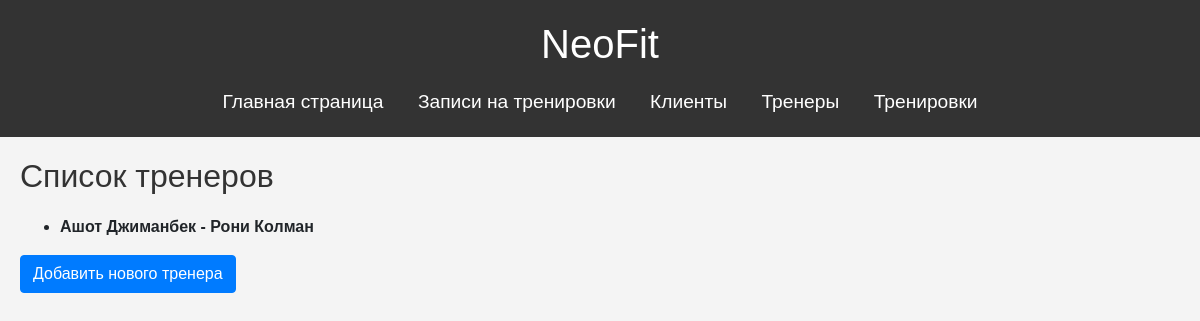
Before: /appointments/trainers/ with the older database file.
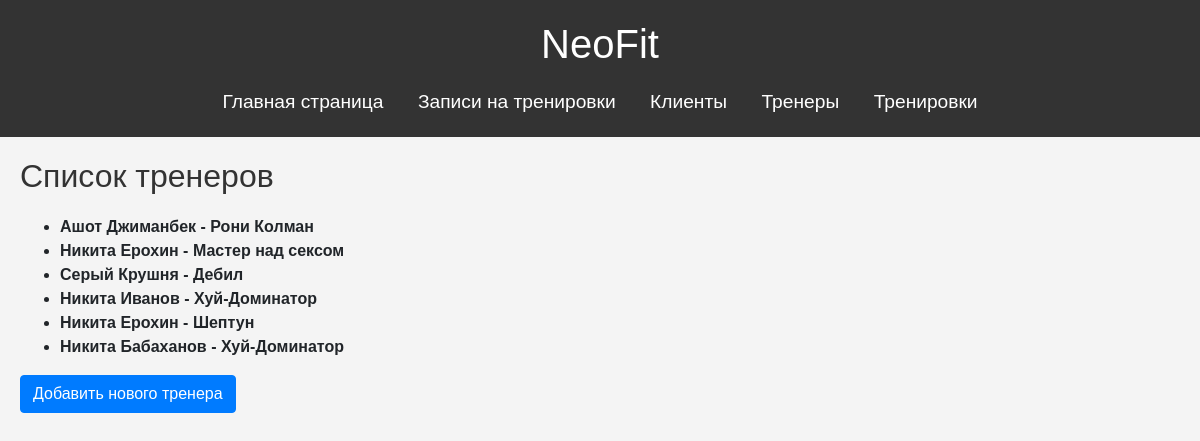
After: the same page with the newer database file.
### appointments/models.py (models this page shows, shortened)
class Trainer(models.Model):
    last_name = models.CharField(max_length=100)
    first_name = models.CharField(max_length=100)
    middle_name = models.CharField(max_length=100, blank=True, null=True)
    email = models.EmailField(null=True, blank=True)
    phone_number = models.CharField(max_length=15)
    birthdate = models.DateField(null=True, blank=True)
    specialty = models.CharField(max_length=100)
    gender = models.CharField(max_length=10, choices=[('male', 'Мужской'), ('female', 'Женский')])
    photo = models.ImageField(upload_to='trainer_photos/', blank=True, null=True)  # Поле для фото

### appointments/views.py (the view)
# urls.py: path('trainers/', views.trainer_list, name='trainer_list'),
def trainer_list(request):
    trainers = Trainer.objects.all()
    return render(request, 'appointments/trainer_list.html', {'trainers': trainers})

### appointments/templates/appointments/trainer_list.html (shortened to what this page needs)
{% extends 'appointments/base.html' %}
{% block content %}
<h2>Список тренеров</h2>
<ul>
    {% for trainer in trainers %}
        <li>
            <div>
                <strong onclick="toggleDescription({{ forloop.counter0 }})" style="cursor: pointer;">
                    {{ trainer.first_name }} {{ trainer.last_name }} - {{ trainer.specialty }}
                </strong>
            </div>
        </li>
    {% endfor %}
</ul>
<a href="{% url 'appointments:create_trainer' %}" class="btn btn-primary">Добавить нового тренера</a>
{% endblock %}

Changed rows visible on the page:
added Trainer: first_name "Никита", last_name "Ерохин", specialty "Мастер над сексом"
added Trainer: first_name "Серый", last_name "Крушня", specialty "Дебил"
added Trainer: first_name "Никита", last_name "Иванов", specialty "Хуй-Доминатор"
added Trainer: first_name "Никита", last_name "Ерохин", specialty "Шептун"
added Trainer: first_name "Никита", last_name "Бабаханов", specialty "Хуй-Доминатор"
